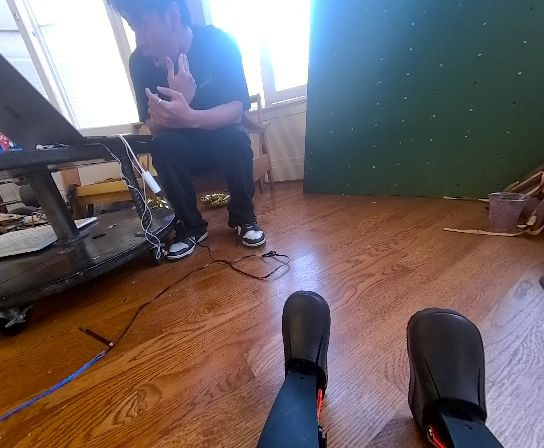
#> input picture himpublic-py/data/search_evidence/best_frame_before_approach_20260214_155156.jpg, 544 x 448 px
$ python -i evidence_collector.py   (imports and definitions only)   (older library calls are emulated)
#> lines starting #> are read from the running program, lines starting #| are printed output that depends on the picture
#> further down, picture is the input picture: shape (448, 544, 3); mean B, G, R 101.1, 99.4, 110
"""
EvidenceCollector — burst capture, sharpest-frame selection, annotation, and saving.

Responsibilities:
  1. Maintain a rolling buffer of the last N frames.
  2. On ``collect(findings)``: pick sharpest frame, save full / crop / annotated.
  3. Fill each Finding's ``evidence`` field with relative paths.

All I/O is best-effort: failures are logged but never crash the pipeline.
"""

from __future__ import annotations

import logging
import time
from collections import deque
from pathlib import Path
from typing import Any

import cv2
import numpy as np

from .schemas import EvidencePaths, Finding

logger = logging.getLogger(__name__)

# ── Defaults ─────────────────────────────────────────────────────────────
DEFAULT_BUFFER_SIZE = 60   # ~30s at 2 fps — enough to pick diverse angles
MAX_VIEWS = 6              # max screenshots to save; avoid too many from same angle
MIN_VIEW_DIVERSITY = 0.25  # min histogram distance (0–1) to count as different angle
CROP_MARGIN_FRAC = 0.15          # 15 % margin around bbox for crops
ANNOTATION_FONT = cv2.FONT_HERSHEY_SIMPLEX
ANNOTATION_FONT_SCALE = 0.55
ANNOTATION_THICKNESS = 2

# Severity → bbox colour (BGR)
_SEVERITY_COLOUR: dict[str, tuple[int, int, int]] = {
    "high":   (0, 0, 255),     # red
    "medium": (0, 165, 255),   # orange
    "low":    (0, 255, 255),   # yellow
}


# [32 lines left out: functions _sharpness, _frame_descriptor, _descriptor_distance, _safe_mkdir, _safe_imwrite, not called in this run]


def _blur_face_region(frame: np.ndarray, pose_results: Any | None = None) -> np.ndarray:
    """
    Best-effort face blur.  Uses a Haar cascade (ships with OpenCV).
    If no face found, returns frame unchanged.
    """
    try:
        cascade_path = cv2.data.haarcascades + "haarcascade_frontalface_default.xml"  # type: ignore[attr-defined]
        cascade = cv2.CascadeClassifier(cascade_path)
        gray = cv2.cvtColor(frame, cv2.COLOR_BGR2GRAY)
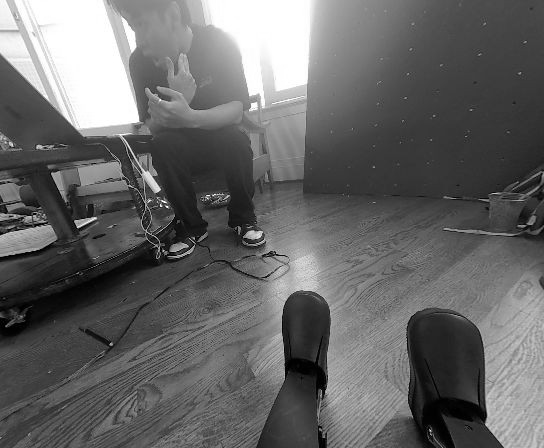
#> gray: shape (448, 544); min 0, max 255, mean 102.8
        faces = cascade.detectMultiScale(gray, scaleFactor=1.1, minNeighbors=4, minSize=(30, 30))
#> faces = ()
        out = frame.copy()
        for (fx, fy, fw, fh) in faces:
            roi = out[fy : fy + fh, fx : fx + fw]
            blurred = cv2.GaussianBlur(roi, (99, 99), 30)
            out[fy : fy + fh, fx : fx + fw] = blurred
#> this loop made 0 passes
        return out
    except Exception:
        return frame


# [152 lines that did not run here, left out]

>>> import cv2
>>> picture = cv2.imread('../../../data/search_evidence/best_frame_before_approach_20260214_155156.jpg')
>>> result = _blur_face_region(picture)
